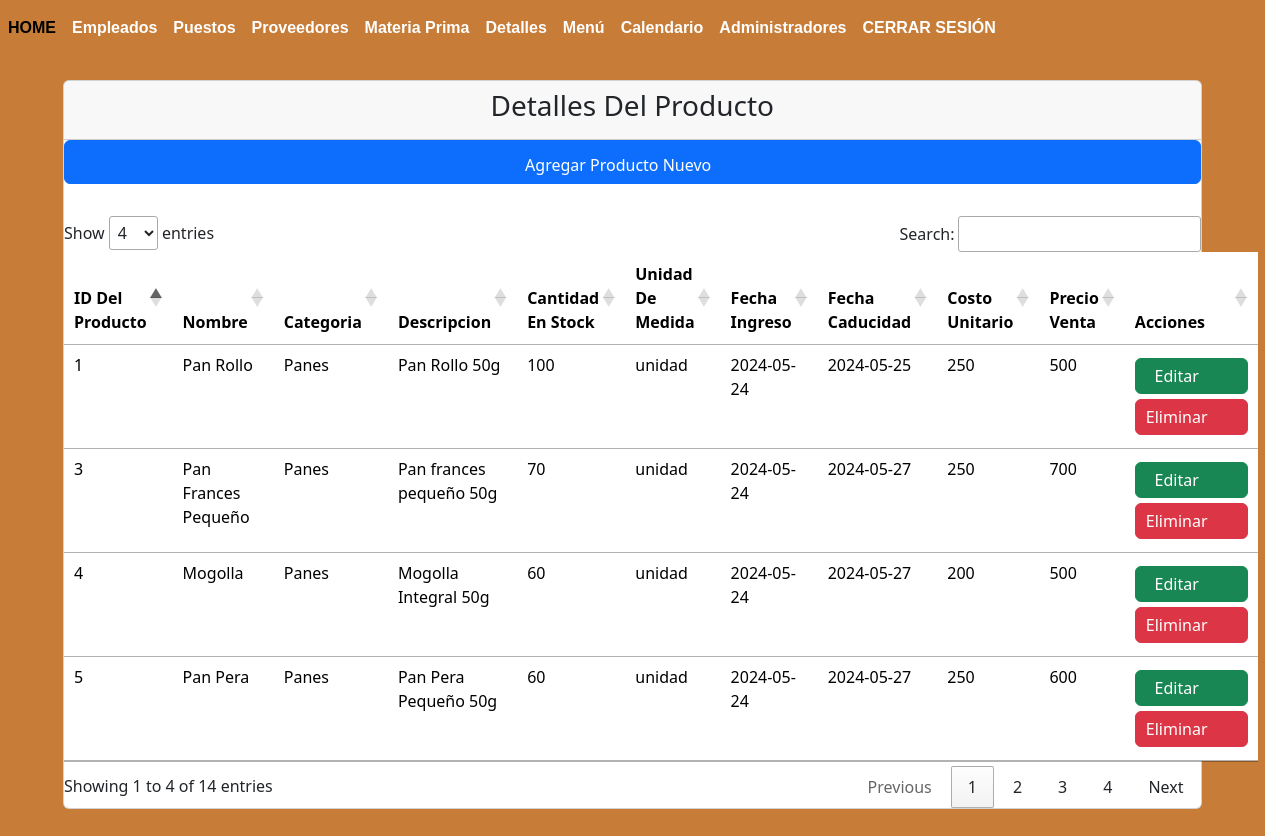
The app's page /modulos/inventario/index.php (signed in) with its own data.
### tables this page shows
CREATE TABLE `tbl_inventario` (
  `id` int(11) NOT NULL,
  `nombre` varchar(250) NOT NULL,
  `categoria` varchar(250) NOT NULL,
  `descripcion` varchar(250) NOT NULL,
  `cantidad` int(100) NOT NULL,
  `unidad` varchar(255) NOT NULL,
  `fechaingreso` date NOT NULL,
  `fechacaducidad` date NOT NULL,
  `costo` int(100) NOT NULL,
  `precio` int(100) NOT NULL
);

### modulos/inventario/index.php (the view, shortened to what this page needs)
<?php
include("../../bd.php");
    $sentencia=$conexion->prepare("SELECT * FROM tbl_inventario");
    $sentencia->execute();
    $lista_tbl_inventario=$sentencia->fetchAll(PDO::FETCH_ASSOC);
include("../../templates/header.php"); ?>
<div class="card animate__animated animate__backInDown" style="width: 90%; margin-left: 5%; margin-right: 5%;">
    <div class="card-header text-center"><h3>Detalles Del Producto</h3></div>
    <a
        name=""
        id=""
        class="btn btn-primary hvr-pulse"
        href="crear.php"
        role="button"
        >Agregar Producto Nuevo
        <box-icon name='user-plus' color='#fffafa' ></box-icon>
        </a
    >
    <div class="card-body">
    </div>
    <div
        class="table-responsive-sm"
    >
        <table class="table " id="tabla_id">
            <thead>
                <tr>
                    <th scope="col">ID Del Producto</th>
                    <th scope="col">Nombre</th>
                    <th scope="col">Categoria</th>
                    <th scope="col">Descripcion</th>
                    <th scope="col">Cantidad En Stock</th>
                    <th scope="col">Unidad De Medida</th>
                    <th scope="col">Fecha Ingreso</th>
                    <th scope="col">Fecha Caducidad</th>
                    <th scope="col">Costo Unitario</th>
                    <th scope="col">Precio Venta</th>
                    <th scope="col">Acciones</th>
                </tr>
            </thead>
            <tbody>
            <?php foreach ($lista_tbl_inventario as $registro) { ?>
                <tr class="">
                    <td><?php echo $registro ['id']?></td>
                    <td><?php echo $registro ['nombre']?></td>
                    <td><?php echo $registro ['categoria']?></td>
                    <td><?php echo $registro ['descripcion']?></td>
                    <td><?php echo $registro ['cantidad']?></td>
                    <td><?php echo $registro ['unidad']?></td>
                    <td><?php echo $registro ['fechaingreso']?></td>
                    <td><?php echo $registro ['fechacaducidad']?></td>
                    <td><?php echo $registro ['costo']?></td>
                    <td><?php echo $registro ['precio']?></td>
                <td class="centered-buttons">
                    <a
                        class="btn btn-success hvr-wobble-horizontal"
                        href="editar.php?txtID=<?php echo $registro ['id']?>"
                        role="button"
                    >
                        Editar
                        <box-icon name='edit-alt' color='#ffffff'></box-icon>
                    </a>
                    <a
                        class="btn btn-danger hvr-buzz"
                        href="javascript:borrar(<?php echo $registro['id'];?>);"
                        role="button"
                    >
                        Eliminar
                        <box-icon name='user-x' type='solid' color='#ffffff'></box-icon>
                    </a>
                    </td>
                </tr>
                <?php  } ?>
            </tbody>
<?php include("../../templates/footer.php"); ?>

### modulos/inventario/styles4.css (style rules this page uses)
body, html { width: 100%; height: 100%; }
body { background: radial-gradient(circle, #C77C37 0%, #C77C37 100%); }

### modulos/inventario/index.php (style rules this page uses)
.centered-buttons { text-align: center; }
.centered-buttons a { display: flex; align-items: center; justify-content: center; margin: 5px 0; padding: 5px 10px; text-decoration: none; }
.centered-buttons a box-icon { margin-left: 5px; }

### records on screen
tbl_inventario: id "1", nombre "Pan Rollo", categoria "Panes", descripcion "Pan Rollo 50g", cantidad "100", unidad "unidad", fechaingreso "2024-05-24", fechacaducidad "2024-05-25", costo "250", precio "500"
tbl_inventario: id "3", nombre "Pan Frances Pequeño", categoria "Panes", descripcion "Pan frances pequeño 50g", cantidad "70", unidad "unidad", fechaingreso "2024-05-24", fechacaducidad "2024-05-27", costo "250", precio "700"
tbl_inventario: id "4", nombre "Mogolla", categoria "Panes", descripcion "Mogolla Integral 50g", cantidad "60", unidad "unidad", fechaingreso "2024-05-24", fechacaducidad "2024-05-27", costo "200", precio "500"
tbl_inventario: id "5", nombre "Pan Pera", categoria "Panes", descripcion "Pan Pera Pequeño 50g", cantidad "60", unidad "unidad", fechaingreso "2024-05-24", fechacaducidad "2024-05-27", costo "250", precio "600"
